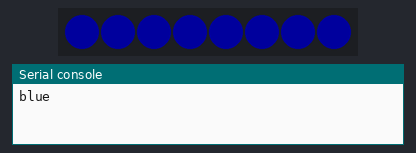
A program run on a simulated Raspberry Pi Pico running MicroPython. On the bench: 8 RGB LEDs in strip order, left to right, the last lines printed to the serial console. Dim RGB values are drawn brighter than linear. At 10.4 s the program stops and its outputs stay as they are.

Above: at 0.45 s.
At 1.98 s:
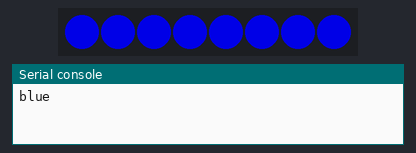
At 2.9 s:
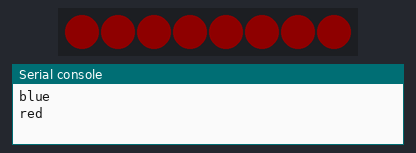
At 5.35 s:
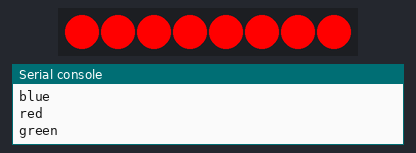
At 7.8 s:
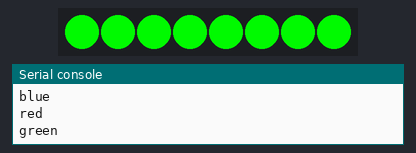
At 10.5 s:
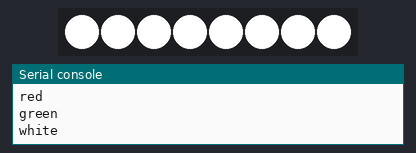
Timing chart, 0 to 11.9 s (numbered marks = the images above):
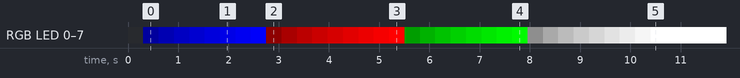

Measured:
- by itself, RGB LED 0–7: off → RGB(0, 0, 29) at 0.31 s, → RGB(0, 0, 59) 0.31 s later, → RGB(0, 0, 89) 0.31 s later, → RGB(0, 0, 119) 0.31 s later, … (34 changes in this stretch)

The program:

PIO_WS2812.py
```python
import array, time
from machine import Pin
import rp2
from rp2 import PIO, StateMachine, asm_pio

# Configure the number of WS2812 LEDs.
NUM_LEDS = 8

@asm_pio(sideset_init=PIO.OUT_LOW, out_shiftdir=PIO.SHIFT_LEFT,
         autopull=True, pull_thresh=24)
def ws2812():
    T1 = 2
    T2 = 5
    T3 = 3
    label("bitloop")
    out(x, 1)             .side(0) [T3 - 1]
    jmp(not_x, "do_zero") .side(1) [T1 - 1]
    jmp("bitloop")        .side(1) [T2 - 1]
    label("do_zero")
    nop()                 .side(0) [T2 - 1]

# Create a StateMachine with the ws2812 code and output on Pin(0).
sm = StateMachine(0, ws2812, freq=8000000, sideset_base=Pin(0))

# Start the StateMachine, it will wait for data on its FIFO.
sm.active(1)

# Display a pattern on the LEDs via an array of LED RGB values.
ar = array.array("I", [0 for _ in range(NUM_LEDS)])

print("blue")
for j in range(0, 255):
    for i in range(NUM_LEDS):
        ar[i] = j
    sm.put(ar,8)
    time.sleep_ms(10)

print("red")
for j in range(0, 255):
    for i in range(NUM_LEDS):
        ar[i] = j<<8
    sm.put(ar,8)
    time.sleep_ms(10)

print("green")
for j in range(0, 255):
    for i in range(NUM_LEDS):
        ar[i] = j<<16
    sm.put(ar,8)
    time.sleep_ms(10)

print("white")
for j in range(0, 255):
    for i in range(NUM_LEDS):
        ar[i] = (j<<16) + (j<<8) + j
    sm.put(ar,8)
    time.sleep_ms(10)
```
